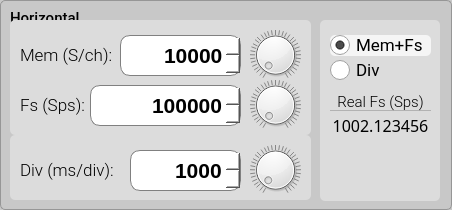
          <widget class="QGroupBox" name="groupBox_horizontal">
           <property name="minimumSize">
            <size>
             <width>452</width>
             <height>210</height>
            </size>
           </property>
           <property name="maximumSize">
            <size>
             <width>16777215</width>
             <height>210</height>
            </size>
           </property>
           <property name="font">
            <font>
             <family>Roboto Medium</family>
             <pointsize>11</pointsize>
            </font>
           </property>
           <property name="styleSheet">
            <string notr="true">QGroupBox {background-color: rgb(200,200,200);border: 1px solid rgb(150,150,150); border-radius: 5px;  margin-top: 0.5em;}; 
QGroupBox::title {subcontrol-origin: margin;left: 10px;padding: 0 3px 0 3px;}</string>
           </property>
           <property name="title">
            <string/>
           </property>
           <widget class="QLabel" name="label_17">
            <property name="geometry">
             <rect>
              <x>10</x>
              <y>10</y>
              <width>81</width>
              <height>16</height>
             </rect>
            </property>
            <property name="font">
             <font>
              <family>Roboto Medium</family>
              <pointsize>11</pointsize>
             </font>
            </property>
            <property name="text">
             <string>Horizontal</string>
            </property>
           </widget>
           <widget class="QGroupBox" name="groupBox_h_13">
            <property name="geometry">
             <rect>
              <x>320</x>
              <y>20</y>
              <width>120</width>
              <height>181</height>
             </rect>
            </property>
            <property name="minimumSize">
             <size>
              <width>0</width>
              <height>0</height>
             </size>
            </property>
            <property name="maximumSize">
             <size>
              <width>16777215</width>
              <height>10000</height>
             </size>
            </property>
            <property name="font">
             <font>
              <family>Roboto Medium</family>
              <pointsize>11</pointsize>
             </font>
            </property>
            <property name="styleSheet">
             <string notr="true">QGroupBox {background-color: rgb(220,220,220);border: 0px solid rgb(150,150,150); border-radius: 5px;  margin-top: 0.5em;}; 
QGroupBox::title {subcontrol-origin: margin;left: 10px;padding: 0 3px 0 3px;}</string>
            </property>
            <property name="title">
             <string/>
            </property>
            <widget class="QRadioButton" name="radioButton_fsMem">
             <property name="geometry">
              <rect>
               <x>10</x>
               <y>15</y>
               <width>101</width>
               <height>21</height>
              </rect>
             </property>
             <property name="font">
              <font>
               <family>Roboto</family>
               <pointsize>13</pointsize>
              </font>
             </property>
             <property name="styleSheet">
              <string notr="true">QRadioButton:checked {
	background-color: rgba(245,245,245, 1.0);
	border: 0px; 
	border-radius:5px;
}

QRadioButton:hover {
	background-color: rgba(230,230,230, 1.0);
	border: 0px; 
	border-radius:5px;
}

QRadioButton:checked:hover {
	background-color: rgba(245,245,245, 0.8);
	border: 0px; 
	border-radius:5px;
}

QRadioButton::indicator {
    width: 20px;
    height: 20px;
}
QRadioButton::indicator::unchecked {
    image: url(:/main/resources/img/radio_off1.png);
}

QRadioButton::indicator:unchecked:hover {
    image: url(:/main/resources/img/radio_off1.png);
}

QRadioButton::indicator::checked {
    image: url(:/main/resources/img/radio_on2.png);
}

QRadioButton::indicator::disabled {
    image: url(:/main/resources/img/radio_off_dis.png);
}</string>
             </property>
             <property name="text">
              <string>Mem+Fs</string>
             </property>
             <property name="iconSize">
              <size>
               <width>20</width>
               <height>20</height>
              </size>
             </property>
             <property name="checked">
              <bool>true</bool>
             </property>
             <property name="autoExclusive">
              <bool>false</bool>
             </property>
            </widget>
            <widget class="QRadioButton" name="radioButton_div">
             <property name="geometry">
              <rect>
               <x>10</x>
               <y>40</y>
               <width>101</width>
               <height>21</height>
              </rect>
             </property>
             <property name="font">
              <font>
               <family>Roboto</family>
               <pointsize>13</pointsize>
              </font>
             </property>
             <property name="styleSheet">
              <string notr="true">QRadioButton:checked {
	background-color: rgba(245,245,245, 1.0);
	border: 0px; 
	border-radius:5px;
}

QRadioButton:hover {
	background-color: rgba(230,230,230, 1.0);
	border: 0px; 
	border-radius:5px;
}

QRadioButton:checked:hover {
	background-color: rgba(245,245,245, 0.8);
	border: 0px; 
	border-radius:5px;
}

QRadioButton::indicator {
    width: 20px;
    height: 20px;
}
QRadioButton::indicator::unchecked {
    image: url(:/main/resources/img/radio_off1.png);
}

QRadioButton::indicator:unchecked:hover {
    image: url(:/main/resources/img/radio_off1.png);
}

QRadioButton::indicator::checked {
    image: url(:/main/resources/img/radio_on2.png);
}

QRadioButton::indicator::disabled {
    image: url(:/main/resources/img/radio_off_dis.png);
}</string>
             </property>
             <property name="text">
              <string>Div</string>
             </property>
             <property name="iconSize">
              <size>
               <width>20</width>
               <height>20</height>
              </size>
             </property>
             <property name="checked">
              <bool>false</bool>
             </property>
             <property name="autoExclusive">
              <bool>false</bool>
             </property>
            </widget>
            <widget class="QLabel" name="label_29">
             <property name="geometry">
              <rect>
               <x>0</x>
               <y>70</y>
               <width>121</width>
               <height>23</height>
              </rect>
             </property>
             <property name="font">
              <font>
               <family>Roboto Light</family>
               <pointsize>11</pointsize>
               <weight>50</weight>
               <bold>false</bold>
               <underline>false</underline>
              </font>
             </property>
             <property name="text">
              <string>Real Fs (Sps)</string>
             </property>
             <property name="alignment">
              <set>Qt::AlignCenter</set>
             </property>
            </widget>
            <widget class="QTextBrowser" name="textBrowser_realFs">
             <property name="enabled">
              <bool>true</bool>
             </property>
             <property name="geometry">
              <rect>
               <x>0</x>
               <y>90</y>
               <width>121</width>
               <height>61</height>
              </rect>
             </property>
             <property name="sizePolicy">
              <sizepolicy hsizetype="Minimum" vsizetype="Fixed">
               <horstretch>0</horstretch>
               <verstretch>0</verstretch>
              </sizepolicy>
             </property>
             <property name="font">
              <font>
               <family>Roboto Mono Medium</family>
               <pointsize>12</pointsize>
               <weight>50</weight>
               <italic>false</italic>
               <bold>false</bold>
              </font>
             </property>
             <property name="cursor" stdset="0">
              <cursorShape>IBeamCursor</cursorShape>
             </property>
             <property name="styleSheet">
              <string notr="true">QTextBrowser {
	background-color:transparent; border: 0px;
	text-align:right;font-family:'Roboto Mono Medium','Roboto'; font-size:12pt;
	color:black; 
}
</string>
             </property>
             <property name="verticalScrollBarPolicy">
              <enum>Qt::ScrollBarAlwaysOff</enum>
             </property>
             <property name="horizontalScrollBarPolicy">
              <enum>Qt::ScrollBarAlwaysOff</enum>
             </property>
             <property name="html">
              <string>&lt;!DOCTYPE HTML PUBLIC &quot;-//W3C//DTD HTML 4.0//EN&quot; &quot;http://www.w3.org/TR/REC-html40/strict.dtd&quot;&gt;
&lt;html&gt;&lt;head&gt;&lt;meta name=&quot;qrichtext&quot; content=&quot;1&quot; /&gt;&lt;style type=&quot;text/css&quot;&gt;
p, li { white-space: pre-wrap; }
&lt;/style&gt;&lt;/head&gt;&lt;body style=&quot; font-family:'Roboto Mono Medium','Roboto'; font-size:12pt; font-weight:400; font-style:normal;&quot;&gt;
&lt;p align=&quot;center&quot; style=&quot; margin-top:0px; margin-bottom:0px; margin-left:0px; margin-right:0px; -qt-block-indent:0; text-indent:0px;&quot;&gt;&lt;span style=&quot; font-family:'Roboto Mono Medium','Roboto Mono Medium';&quot;&gt;1002.123456&lt;/span&gt;&lt;/p&gt;&lt;/body&gt;&lt;/html&gt;</string>
             </property>
            </widget>
            <widget class="Line" name="line_6">
             <property name="geometry">
              <rect>
               <x>10</x>
               <y>80</y>
               <width>101</width>
               <height>20</height>
              </rect>
             </property>
             <property name="styleSheet">
              <string notr="true">color: rgba(150,150,150,0.6);</string>
             </property>
             <property name="frameShadow">
              <enum>QFrame::Plain</enum>
             </property>
             <property name="orientation">
              <enum>Qt::Horizontal</enum>
             </property>
            </widget>
           </widget>
           <widget class="QGroupBox" name="groupBox_h_fsMem">
            <property name="geometry">
             <rect>
              <x>10</x>
              <y>20</y>
              <width>301</width>
              <height>115</height>
             </rect>
            </property>
            <property name="minimumSize">
             <size>
              <width>0</width>
              <height>0</height>
             </size>
            </property>
            <property name="maximumSize">
             <size>
              <width>16777215</width>
              <height>10000</height>
             </size>
            </property>
            <property name="font">
             <font>
              <family>Roboto Medium</family>
              <pointsize>11</pointsize>
             </font>
            </property>
            <property name="styleSheet">
             <string notr="true">QGroupBox {background-color: rgb(220,220,220);border: 0px solid rgb(150,150,150); border-radius: 5px;  margin-top: 0.5em;}; 
QGroupBox::title {subcontrol-origin: margin;left: 10px;padding: 0 3px 0 3px;}</string>
            </property>
            <property name="title">
             <string/>
            </property>
            <widget class="QLabel" name="label_dial1_6">
             <property name="geometry">
              <rect>
               <x>240</x>
               <y>60</y>
               <width>51</width>
               <height>50</height>
              </rect>
             </property>
             <property name="text">
              <string/>
             </property>
             <property name="pixmap">
              <pixmap resource="resources.qrc">:/main/resources/img/dial1.png</pixmap>
             </property>
             <property name="scaledContents">
              <bool>false</bool>
             </property>
            </widget>
            <widget class="QDial" name="dial_fs">
             <property name="geometry">
              <rect>
               <x>240</x>
               <y>60</y>
               <width>51</width>
               <height>50</height>
              </rect>
             </property>
             <property name="toolTip">
              <string>CH1 vertical position</string>
             </property>
             <property name="minimum">
              <number>1</number>
             </property>
             <property name="maximum">
              <number>5000000</number>
             </property>
             <property name="value">
              <number>100</number>
             </property>
             <property name="orientation">
              <enum>Qt::Horizontal</enum>
             </property>
             <property name="invertedAppearance">
              <bool>false</bool>
             </property>
             <property name="wrapping">
              <bool>false</bool>
             </property>
             <property name="notchTarget">
              <double>30.000000000000000</double>
             </property>
             <property name="notchesVisible">
              <bool>true</bool>
             </property>
            </widget>
            <widget class="QSpinBox" name="spinBox_mem">
             <property name="enabled">
              <bool>true</bool>
             </property>
             <property name="geometry">
              <rect>
               <x>110</x>
               <y>15</y>
               <width>121</width>
               <height>41</height>
              </rect>
             </property>
             <property name="styleSheet">
              <string notr="true">QSpinBox { background-color: rgba(255,255,255, 1.0);border: 1px solid gray; border-radius:10px;
				   text-align:right;font-family:'Roboto Mono Medium','Roboto'; font-size:16pt; font-weight:500;  }

QSpinBox::up-button { 
	height:22px; 
	width: 30px;
	border: 0px;
	image: url(:/main/resources/img/arrow_up4.png);
}

QSpinBox::down-button {
	height:22px; 
	width: 30px;
	border: 0px;
	image: url(:/main/resources/img/arrow_down4.png);
 }

QSpinBox::up-button:hover { 
	image: url(:/main/resources/img/arrow_up4b.png);
}

QSpinBox::down-button:hover {
	image: url(:/main/resources/img/arrow_down4b.png);
 }

QSpinBox:disabled { background-color: rgba(220,220,220, 1.0); border: 1px transparent; border-radius:10px;
                                          border: 1px solid gray; border-radius:10px;
                                          text-align:right;font-family:'Roboto Mono Medium','Roboto'; font-size:16pt; font-weight:500; }

QSpinBox::up-button:disabled { height:22px; width: 30px; border: 0px; image: url(:/main/resources/img/arrow_up3.png); }

QSpinBox::down-button:disabled { height:22px; width: 30px; border: 0px; image: url(:/main/resources/img/arrow_down3.png); }
</string>
             </property>
             <property name="wrapping">
              <bool>false</bool>
             </property>
             <property name="alignment">
              <set>Qt::AlignRight|Qt::AlignTrailing|Qt::AlignVCenter</set>
             </property>
             <property name="buttonSymbols">
              <enum>QAbstractSpinBox::UpDownArrows</enum>
             </property>
             <property name="accelerated">
              <bool>false</bool>
             </property>
             <property name="keyboardTracking">
              <bool>false</bool>
             </property>
             <property name="showGroupSeparator" stdset="0">
              <bool>false</bool>
             </property>
             <property name="suffix">
              <string/>
             </property>
             <property name="minimum">
              <number>2</number>
             </property>
             <property name="maximum">
              <number>10000</number>
             </property>
             <property name="value">
              <number>10000</number>
             </property>
            </widget>
            <widget class="QSpinBox" name="spinBox_fs">
             <property name="enabled">
              <bool>true</bool>
             </property>
             <property name="geometry">
              <rect>
               <x>80</x>
               <y>65</y>
               <width>151</width>
               <height>41</height>
              </rect>
             </property>
             <property name="styleSheet">
              <string notr="true">QSpinBox { background-color: rgba(255,255,255, 1.0);border: 1px solid gray; border-radius:10px;
				   text-align:right;font-family:'Roboto Mono Medium','Roboto'; font-size:16pt; font-weight:500;  }

QSpinBox::up-button { 
	height:22px; 
	width: 30px;
	border: 0px;
	image: url(:/main/resources/img/arrow_up4.png);
}

QSpinBox::down-button {
	height:22px; 
	width: 30px;
	border: 0px;
	image: url(:/main/resources/img/arrow_down4.png);
 }

QSpinBox::up-button:hover { 
	image: url(:/main/resources/img/arrow_up4b.png);
}

QSpinBox::down-button:hover {
	image: url(:/main/resources/img/arrow_down4b.png);
 }

QSpinBox:disabled { background-color: rgba(220,220,220, 1.0); border: 1px transparent; border-radius:10px;
                                          border: 1px solid gray; border-radius:10px;
                                          text-align:right;font-family:'Roboto Mono Medium','Roboto'; font-size:16pt; font-weight:500; }

QSpinBox::up-button:disabled { height:22px; width: 30px; border: 0px; image: url(:/main/resources/img/arrow_up3.png); }

QSpinBox::down-button:disabled { height:22px; width: 30px; border: 0px; image: url(:/main/resources/img/arrow_down3.png); }
</string>
             </property>
             <property name="wrapping">
              <bool>false</bool>
             </property>
             <property name="alignment">
              <set>Qt::AlignRight|Qt::AlignTrailing|Qt::AlignVCenter</set>
             </property>
             <property name="buttonSymbols">
              <enum>QAbstractSpinBox::UpDownArrows</enum>
             </property>
             <property name="accelerated">
              <bool>false</bool>
             </property>
             <property name="keyboardTracking">
              <bool>false</bool>
             </property>
             <property name="showGroupSeparator" stdset="0">
              <bool>false</bool>
             </property>
             <property name="suffix">
              <string/>
             </property>
             <property name="minimum">
              <number>1</number>
             </property>
             <property name="maximum">
              <number>5000000</number>
             </property>
             <property name="value">
              <number>5000000</number>
             </property>
            </widget>
            <widget class="QLabel" name="label_mem">
             <property name="geometry">
              <rect>
               <x>10</x>
               <y>25</y>
               <width>91</width>
               <height>21</height>
              </rect>
             </property>
             <property name="font">
              <font>
               <family>Roboto Light</family>
               <pointsize>13</pointsize>
               <weight>50</weight>
               <bold>false</bold>
              </font>
             </property>
             <property name="text">
              <string>Mem (S/ch):</string>
             </property>
            </widget>
            <widget class="QLabel" name="label_fs">
             <property name="enabled">
              <bool>true</bool>
             </property>
             <property name="geometry">
              <rect>
               <x>10</x>
               <y>75</y>
               <width>71</width>
               <height>21</height>
              </rect>
             </property>
             <property name="font">
              <font>
               <family>Roboto Light</family>
               <pointsize>13</pointsize>
               <weight>50</weight>
               <bold>false</bold>
              </font>
             </property>
             <property name="text">
              <string>Fs (Sps):</string>
             </property>
            </widget>
            <widget class="QDial" name="dial_mem">
             <property name="geometry">
              <rect>
               <x>240</x>
               <y>10</y>
               <width>51</width>
               <height>50</height>
              </rect>
             </property>
             <property name="toolTip">
              <string>CH1 vertical position</string>
             </property>
             <property name="minimum">
              <number>2</number>
             </property>
             <property name="maximum">
              <number>10000</number>
             </property>
             <property name="value">
              <number>100</number>
             </property>
             <property name="orientation">
              <enum>Qt::Horizontal</enum>
             </property>
             <property name="invertedAppearance">
              <bool>false</bool>
             </property>
             <property name="wrapping">
              <bool>false</bool>
             </property>
             <property name="notchTarget">
              <double>30.000000000000000</double>
             </property>
             <property name="notchesVisible">
              <bool>true</bool>
             </property>
            </widget>
            <widget class="QLabel" name="label_dial1_8">
             <property name="geometry">
              <rect>
               <x>240</x>
               <y>10</y>
               <width>51</width>
               <height>50</height>
              </rect>
             </property>
             <property name="text">
              <string/>
             </property>
             <property name="pixmap">
              <pixmap resource="resources.qrc">:/main/resources/img/dial1.png</pixmap>
             </property>
             <property name="scaledContents">
              <bool>false</bool>
             </property>
            </widget>
            <zorder>label_dial1_6</zorder>
            <zorder>dial_fs</zorder>
            <zorder>spinBox_mem</zorder>
            <zorder>spinBox_fs</zorder>
            <zorder>label_mem</zorder>
            <zorder>label_fs</zorder>
            <zorder>label_dial1_8</zorder>
            <zorder>dial_mem</zorder>
           </widget>
           <widget class="QGroupBox" name="groupBox_h_div">
            <property name="enabled">
             <bool>true</bool>
            </property>
            <property name="geometry">
             <rect>
              <x>10</x>
              <y>135</y>
              <width>301</width>
              <height>65</height>
             </rect>
            </property>
            <property name="minimumSize">
             <size>
              <width>0</width>
              <height>0</height>
             </size>
            </property>
            <property name="maximumSize">
             <size>
              <width>16777215</width>
              <height>10000</height>
             </size>
            </property>
            <property name="font">
             <font>
              <family>Roboto Medium</family>
              <pointsize>11</pointsize>
             </font>
            </property>
            <property name="styleSheet">
             <string notr="true">QGroupBox {background-color: rgb(220,220,220);border: 0px solid rgb(150,150,150); border-radius: 5px;  margin-top: 0.5em;}; 
QGroupBox::title {subcontrol-origin: margin;left: 10px;padding: 0 3px 0 3px;}</string>
            </property>
            <property name="title">
             <string/>
            </property>
            <widget class="QSpinBox" name="spinBox_div">
             <property name="enabled">
              <bool>true</bool>
             </property>
             <property name="geometry">
              <rect>
               <x>120</x>
               <y>15</y>
               <width>111</width>
               <height>41</height>
              </rect>
             </property>
             <property name="styleSheet">
              <string notr="true">QSpinBox { background-color: white;border: 1px solid gray; border-radius:10px;
				   text-align:right;font-family:'Roboto Mono Medium','Roboto'; font-size:16pt; font-weight:500;  }

QSpinBox::up-button { 
	height:22px; 
	width: 30px;
	border: 0px;
	image: url(:/main/resources/img/arrow_up4.png);
}

QSpinBox::down-button {
	height:22px; 
	width: 30px;
	border: 0px;
	image: url(:/main/resources/img/arrow_down4.png);
 }

QSpinBox::up-button:hover { 
	image: url(:/main/resources/img/arrow_up4b.png);
}

QSpinBox::down-button:hover {
	image: url(:/main/resources/img/arrow_down4b.png);
 }

QSpinBox:disabled { background-color: rgba(220,220,220, 1.0); border: 1px transparent; border-radius:10px;
                                          border: 1px solid gray; border-radius:10px;
                                          text-align:right;font-family:'Roboto Mono Medium','Roboto'; font-size:16pt; font-weight:500; }

QSpinBox::up-button:disabled { height:22px; width: 30px; border: 0px; image: url(:/main/resources/img/arrow_up3.png); }

QSpinBox::down-button:disabled { height:22px; width: 30px; border: 0px; image: url(:/main/resources/img/arrow_down3.png); }
</string>
             </property>
             <property name="wrapping">
              <bool>false</bool>
             </property>
             <property name="alignment">
              <set>Qt::AlignRight|Qt::AlignTrailing|Qt::AlignVCenter</set>
             </property>
             <property name="readOnly">
              <bool>true</bool>
             </property>
             <property name="buttonSymbols">
              <enum>QAbstractSpinBox::UpDownArrows</enum>
             </property>
             <property name="accelerated">
              <bool>false</bool>
             </property>
             <property name="keyboardTracking">
              <bool>false</bool>
             </property>
             <property name="showGroupSeparator" stdset="0">
              <bool>false</bool>
             </property>
             <property name="suffix">
              <string/>
             </property>
             <property name="minimum">
              <number>2</number>
             </property>
             <property name="maximum">
              <number>1000</number>
             </property>
             <property name="value">
              <number>1000</number>
             </property>
            </widget>
            <widget class="QLabel" name="label_div">
             <property name="enabled">
              <bool>true</bool>
             </property>
             <property name="geometry">
              <rect>
               <x>10</x>
               <y>25</y>
               <width>101</width>
               <height>21</height>
              </rect>
             </property>
             <property name="font">
              <font>
               <family>Roboto Light</family>
               <pointsize>13</pointsize>
               <weight>50</weight>
               <bold>false</bold>
              </font>
             </property>
             <property name="text">
              <string>Div (ms/div):</string>
             </property>
            </widget>
            <widget class="QLabel" name="label_dial1_9">
             <property name="geometry">
              <rect>
               <x>240</x>
               <y>10</y>
               <width>51</width>
               <height>50</height>
              </rect>
             </property>
             <property name="text">
              <string/>
             </property>
             <property name="pixmap">
              <pixmap resource="resources.qrc">:/main/resources/img/dial1.png</pixmap>
             </property>
             <property name="scaledContents">
              <bool>false</bool>
             </property>
            </widget>
            <widget class="QDial" name="dial_div">
             <property name="enabled">
              <bool>true</bool>
             </property>
             <property name="geometry">
              <rect>
               <x>240</x>
               <y>10</y>
               <width>51</width>
               <height>50</height>
              </rect>
             </property>
             <property name="toolTip">
              <string>CH1 vertical position</string>
             </property>
             <property name="minimum">
              <number>2</number>
             </property>
             <property name="maximum">
              <number>6000</number>
             </property>
             <property name="value">
              <number>100</number>
             </property>
             <property name="orientation">
              <enum>Qt::Horizontal</enum>
             </property>
             <property name="invertedAppearance">
              <bool>false</bool>
             </property>
             <property name="wrapping">
              <bool>false</bool>
             </property>
             <property name="notchTarget">
              <double>30.000000000000000</double>
             </property>
             <property name="notchesVisible">
              <bool>true</bool>
             </property>
            </widget>
           </widget>
          </widget>
